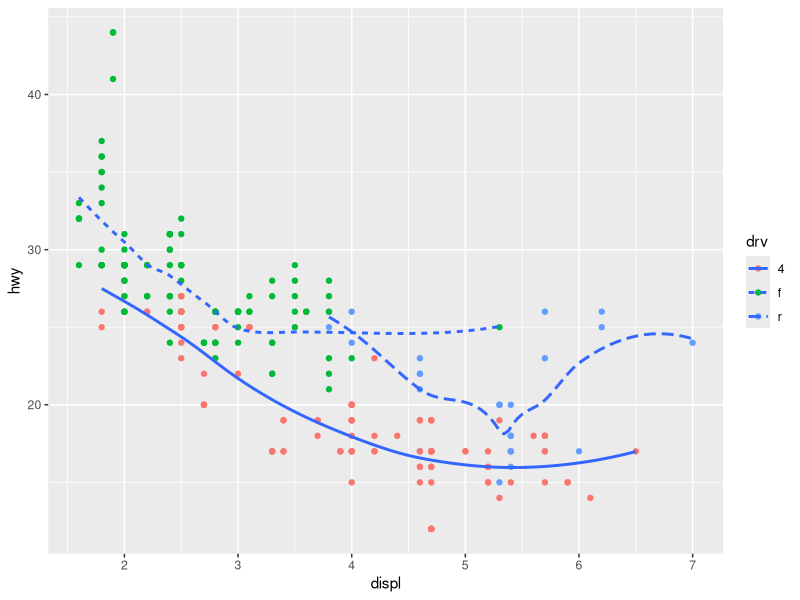

Write R code to recreate this figure.
library(ggplot2)

#5th
ggplot(data = mpg, mapping = aes(x = displ, y = hwy)) + 
  geom_point(mapping = aes(colour = drv)) + 
  geom_smooth(mapping = aes(linetype = drv), se = F)